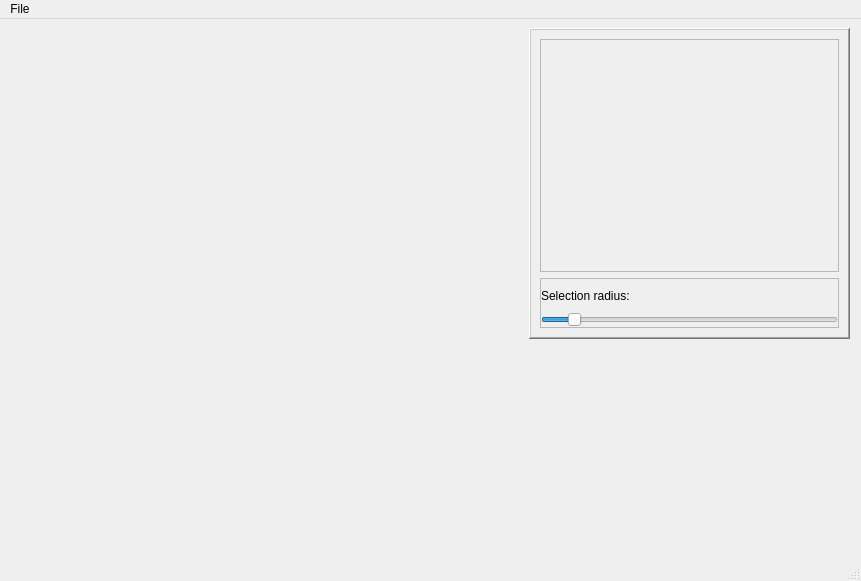
<?xml version="1.0" encoding="UTF-8"?>
<ui version="4.0">
 <class>MainWindow</class>
 <widget class="QMainWindow" name="MainWindow">
  <property name="geometry">
   <rect>
    <x>0</x>
    <y>0</y>
    <width>861</width>
    <height>581</height>
   </rect>
  </property>
  <property name="windowTitle">
   <string>MainWindow</string>
  </property>
  <widget class="QWidget" name="centralwidget">
   <layout class="QGridLayout" name="gridLayout">
    <item row="0" column="0">
     <widget class="QtInteractor" name="main_widget" native="true">
      <widget class="QFrame" name="frame_controls">
       <property name="geometry">
        <rect>
         <x>520</x>
         <y>0</y>
         <width>321</width>
         <height>311</height>
        </rect>
       </property>
       <property name="autoFillBackground">
        <bool>true</bool>
       </property>
       <property name="frameShape">
        <enum>QFrame::WinPanel</enum>
       </property>
       <property name="frameShadow">
        <enum>QFrame::Raised</enum>
       </property>
       <layout class="QGridLayout" name="gridLayout_4">
        <item row="0" column="0">
         <layout class="QVBoxLayout" name="verticalControlsLayout">
          <item>
           <widget class="QFrame" name="frame_regions">
            <property name="minimumSize">
             <size>
              <width>250</width>
              <height>200</height>
             </size>
            </property>
            <property name="frameShape">
             <enum>QFrame::StyledPanel</enum>
            </property>
            <property name="frameShadow">
             <enum>QFrame::Raised</enum>
            </property>
            <layout class="QGridLayout" name="gridLayout_5">
             <property name="leftMargin">
              <number>0</number>
             </property>
             <property name="topMargin">
              <number>0</number>
             </property>
             <property name="rightMargin">
              <number>0</number>
             </property>
             <property name="bottomMargin">
              <number>0</number>
             </property>
             <property name="spacing">
              <number>0</number>
             </property>
             <item row="0" column="0">
              <layout class="QVBoxLayout" name="layout_regions">
               <property name="spacing">
                <number>0</number>
               </property>
              </layout>
             </item>
            </layout>
           </widget>
          </item>
          <item>
           <widget class="QFrame" name="frameSliderRadius">
            <property name="minimumSize">
             <size>
              <width>0</width>
              <height>50</height>
             </size>
            </property>
            <property name="maximumSize">
             <size>
              <width>16777215</width>
              <height>50</height>
             </size>
            </property>
            <property name="frameShape">
             <enum>QFrame::StyledPanel</enum>
            </property>
            <property name="frameShadow">
             <enum>QFrame::Raised</enum>
            </property>
            <layout class="QGridLayout" name="gridLayout_2">
             <property name="leftMargin">
              <number>0</number>
             </property>
             <property name="topMargin">
              <number>0</number>
             </property>
             <property name="rightMargin">
              <number>0</number>
             </property>
             <property name="bottomMargin">
              <number>0</number>
             </property>
             <property name="spacing">
              <number>0</number>
             </property>
             <item row="0" column="0">
              <layout class="QVBoxLayout" name="verticalLayout">
               <item>
                <widget class="QLabel" name="labelRadius">
                 <property name="text">
                  <string>Selection radius:</string>
                 </property>
                </widget>
               </item>
               <item>
                <widget class="QSlider" name="radiusSlider">
                 <property name="minimum">
                  <number>10</number>
                 </property>
                 <property name="maximum">
                  <number>1000</number>
                 </property>
                 <property name="singleStep">
                  <number>10</number>
                 </property>
                 <property name="pageStep">
                  <number>40</number>
                 </property>
                 <property name="value">
                  <number>100</number>
                 </property>
                 <property name="orientation">
                  <enum>Qt::Horizontal</enum>
                 </property>
                </widget>
               </item>
              </layout>
             </item>
            </layout>
           </widget>
          </item>
         </layout>
        </item>
       </layout>
      </widget>
     </widget>
    </item>
   </layout>
  </widget>
  <widget class="QMenuBar" name="menubar">
   <property name="geometry">
    <rect>
     <x>0</x>
     <y>0</y>
     <width>861</width>
     <height>21</height>
    </rect>
   </property>
   <widget class="QMenu" name="menuFile">
    <property name="title">
     <string>File</string>
    </property>
    <addaction name="mnOpen"/>
    <addaction name="separator"/>
    <addaction name="mnSave"/>
    <addaction name="mnSave_as"/>
    <addaction name="separator"/>
    <addaction name="mnQuit"/>
   </widget>
   <addaction name="menuFile"/>
  </widget>
  <widget class="QStatusBar" name="statusbar"/>
  <action name="mnOpen">
   <property name="text">
    <string>Open...</string>
   </property>
   <property name="shortcut">
    <string>Ctrl+O</string>
   </property>
  </action>
  <action name="mnLoad_data">
   <property name="text">
    <string>Load data...</string>
   </property>
  </action>
  <action name="mnSave">
   <property name="text">
    <string>Save...</string>
   </property>
  </action>
  <action name="mnSave_as">
   <property name="text">
    <string>Save as</string>
   </property>
  </action>
  <action name="mnQuit">
   <property name="text">
    <string>Quit</string>
   </property>
  </action>
 </widget>
 <customwidgets>
  <customwidget>
   <class>QtInteractor</class>
   <extends>QWidget</extends>
   <header>pyvistaqt</header>
   <container>1</container>
  </customwidget>
 </customwidgets>
 <resources/>
 <connections/>
</ui>
